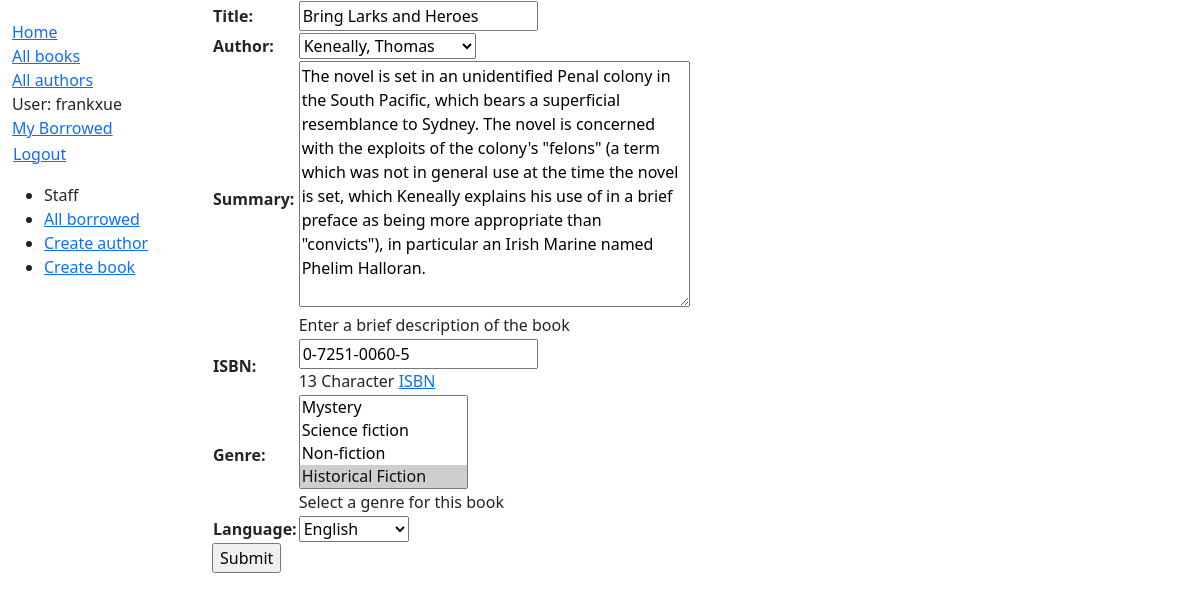
Screenshot of /catalog/book/2/update (signed in) with the database file from the repository.
### catalog/models.py (models this page shows, shortened)
class Book(models.Model):
    title = models.CharField(max_length=200)
    author = models.ForeignKey(
        'Author',
        on_delete=models.RESTRICT,
        null=True
    )
    summary = models.TextField(
        max_length=1000,
        help_text="Enter a brief description of the book"
    )
    isbn = models.CharField('ISBN', max_length=13, unique=True, help_text='13 Character <a href="https://www.isbn-insternational.org/content/what-isbn">ISBN</a>')
    genre = models.ManyToManyField('Genre', help_text='Select a genre for this book')
    language = models.ForeignKey('Language', on_delete=models.SET_NULL, null=True)
    class Meta:
        ordering = ['title', 'author']
    def display_genre(self):
        return ', '.join([genre.name for genre in self.genre.all()[:3]])
    display_genre.short_description = 'Genre'

### catalog/views.py (the view)
# urls.py: path('book/<int:pk>/update', views.BookUpdate.as_view(), name='book-update'),
class BookUpdate(PermissionRequiredMixin, UpdateView):
    model = Book
    permission_required = 'catalog.change_book'
    fields = '__all__'

### catalog/models.py (called while the page is built)
    def __str__(self):
        return self.name

    def __str__(self):
        return self.name

    def __str__(self):
        return f'{self.last_name}, {self.first_name}'

### catalog/templates/catalog/book_form.html (shortened to what this page needs)
{% extends "base_generic.html" %}
{% block content %}
<form action="" method="POST">
    <table>
        {{ form.as_table }}
    </table>
    <input type="submit" value="Submit" />
</form>
{% endblock content %}

### catalog/templates/base_generic.html (shortened to what this page needs)
<!doctype html>
<html lang="en">
<head>
    <link href="https://cdn.jsdelivr.net/npm/bootstrap@5.3.3/dist/css/bootstrap.min.css" rel="stylesheet"
>
    {% load static %}
    <link rel="stylesheet" href="{% static 'css/style.css' %}" />
</head>
<body>
    <div class="container-fluid">
        <div class="row">
            <div class="col-sm-2">
                {% block sidebar %}
                <ul class="sidebar-nav">
                    <li><a href="{% url 'index' %}">Home</a></li>
                    <li><a href="{% url 'books' %}">All books</a></li>
                    <li><a href="{% url 'authors' %}">All authors</a></li>
                    {% if user.is_authenticated %}
                    <li>User: {{ user.get_username }}</li>
                    <li><a href="{% url 'my-borrowed' %}">My Borrowed</a></li>
                    <li>
                        <form id="logout-form" method="POST" action="{% url 'logout' %}" >
                            <button type="submit" class="btn btn-link">Logout</button>
                        </form>
                    </li>
                    {% else %}
                    <li><a href="{% url 'login' %}?next={{ request.path }}">Login</a></li>
                    {% endif %}
                </ul>
                {% if perms.catalog.can_mark_returned %}
                <ul>
                    <li>Staff</li>
                    <li><a href="{% url 'all-borrowed' %}">All borrowed</a></li>
                    {% if user.is_staff %}
                    <li><a href="{% url 'author-create' %}">Create author</a></li>
                    <li><a href="{% url 'book-create' %}">Create book</a></li>
                    {% endif %}
                </ul>
                {% endif %}
                {% endblock %}
            </div>
            <div class="col-sm-10 ">
                {% block content %}
                {% endblock %}
            </div>
        </div>
    </div>
</body>
</html>

### catalog/static/css/style.css (style rules this page uses)
.sidebar-nav { margin-top: 20px; padding: 0; list-style: none; }
#logout-form { display: inline; }
#logout-form button { padding: 0; margin: 0; }

### rows the page displays
Book: title "Bring Larks and Heroes", author "Keneally, Thomas", summary "The novel is set in an unidentified Penal colony in the South Pacific, which bears a superficial resemblance to Sydney. The novel is concerned with the exploits of the colony's \"felons\" (a term which was not in general use at the time the novel is set, which Keneally explains his use of in a brief preface as being more appropriate than \"convicts\"), in particular an Irish Marine named Phelim Halloran.", isbn "0-7251-0060-5", language "English"

### other values shown
{{ user.get_username }} "frankxue"
